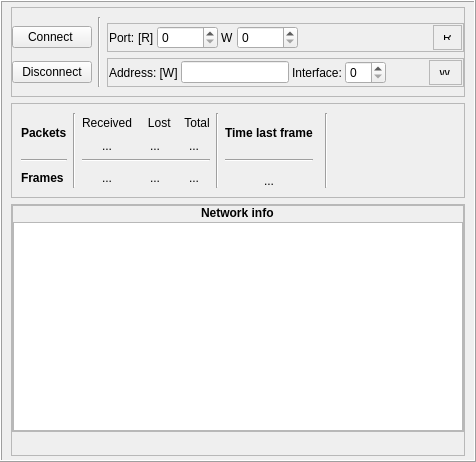
     <widget class="QWidget" name="tConnection">
      <attribute name="title">
       <string>Net.</string>
      </attribute>
      <layout class="QVBoxLayout" name="verticalLayout_6">
       <property name="spacing">
        <number>0</number>
       </property>
       <property name="leftMargin">
        <number>0</number>
       </property>
       <property name="topMargin">
        <number>0</number>
       </property>
       <property name="rightMargin">
        <number>0</number>
       </property>
       <property name="bottomMargin">
        <number>0</number>
       </property>
       <item>
        <widget class="QFrame" name="gbConnection">
         <property name="maximumSize">
          <size>
           <width>16777215</width>
           <height>16777215</height>
          </size>
         </property>
         <property name="frameShape">
          <enum>QFrame::Box</enum>
         </property>
         <property name="frameShadow">
          <enum>QFrame::Raised</enum>
         </property>
         <layout class="QGridLayout" name="gridLayout_4">
          <property name="topMargin">
           <number>5</number>
          </property>
          <property name="bottomMargin">
           <number>4</number>
          </property>
          <item row="2" column="0" colspan="4">
           <widget class="QFrame" name="frame_3">
            <property name="minimumSize">
             <size>
              <width>0</width>
              <height>0</height>
             </size>
            </property>
            <property name="frameShape">
             <enum>QFrame::StyledPanel</enum>
            </property>
            <property name="frameShadow">
             <enum>QFrame::Raised</enum>
            </property>
            <layout class="QGridLayout" name="gridLayout_13">
             <property name="leftMargin">
              <number>0</number>
             </property>
             <property name="rightMargin">
              <number>0</number>
             </property>
             <item row="0" column="1" rowspan="3">
              <widget class="Line" name="line_10">
               <property name="orientation">
                <enum>Qt::Vertical</enum>
               </property>
              </widget>
             </item>
             <item row="1" column="3">
              <widget class="QFrame" name="frame_16">
               <property name="frameShape">
                <enum>QFrame::StyledPanel</enum>
               </property>
               <property name="frameShadow">
                <enum>QFrame::Raised</enum>
               </property>
               <layout class="QHBoxLayout" name="horizontalLayout_6">
                <property name="spacing">
                 <number>3</number>
                </property>
                <property name="leftMargin">
                 <number>1</number>
                </property>
                <property name="topMargin">
                 <number>1</number>
                </property>
                <property name="rightMargin">
                 <number>1</number>
                </property>
                <property name="bottomMargin">
                 <number>1</number>
                </property>
                <item>
                 <widget class="QLabel" name="laPort">
                  <property name="text">
                   <string>Port:</string>
                  </property>
                 </widget>
                </item>
                <item>
                 <widget class="QLabel" name="laR">
                  <property name="text">
                   <string>[R]</string>
                  </property>
                 </widget>
                </item>
                <item>
                 <widget class="QSpinBox" name="sbReadingPort">
                  <property name="maximum">
                   <number>10000</number>
                  </property>
                  <property name="value">
                   <number>0</number>
                  </property>
                 </widget>
                </item>
                <item>
                 <widget class="QLabel" name="laW">
                  <property name="text">
                   <string>W</string>
                  </property>
                 </widget>
                </item>
                <item>
                 <widget class="QSpinBox" name="sbWritingPort">
                  <property name="maximum">
                   <number>10000</number>
                  </property>
                  <property name="value">
                   <number>0</number>
                  </property>
                 </widget>
                </item>
                <item>
                 <spacer name="horizontalSpacer_6">
                  <property name="orientation">
                   <enum>Qt::Horizontal</enum>
                  </property>
                  <property name="sizeHint" stdset="0">
                   <size>
                    <width>40</width>
                    <height>20</height>
                   </size>
                  </property>
                 </spacer>
                </item>
                <item alignment="Qt::AlignHCenter">
                 <widget class="QFrame" name="fStateR">
                  <property name="minimumSize">
                   <size>
                    <width>25</width>
                    <height>25</height>
                   </size>
                  </property>
                  <property name="maximumSize">
                   <size>
                    <width>16777215</width>
                    <height>25</height>
                   </size>
                  </property>
                  <property name="frameShape">
                   <enum>QFrame::StyledPanel</enum>
                  </property>
                  <property name="frameShadow">
                   <enum>QFrame::Raised</enum>
                  </property>
                  <layout class="QHBoxLayout" name="horizontalLayout_10">
                   <item alignment="Qt::AlignHCenter">
                    <widget class="QLabel" name="laR_2">
                     <property name="text">
                      <string>R</string>
                     </property>
                    </widget>
                   </item>
                  </layout>
                 </widget>
                </item>
               </layout>
              </widget>
             </item>
             <item row="1" column="0">
              <widget class="QPushButton" name="pbConnect">
               <property name="text">
                <string>Connect </string>
               </property>
              </widget>
             </item>
             <item row="2" column="3">
              <widget class="QFrame" name="frame_17">
               <property name="frameShape">
                <enum>QFrame::StyledPanel</enum>
               </property>
               <property name="frameShadow">
                <enum>QFrame::Raised</enum>
               </property>
               <layout class="QHBoxLayout" name="horizontalLayout_7">
                <property name="spacing">
                 <number>3</number>
                </property>
                <property name="leftMargin">
                 <number>1</number>
                </property>
                <property name="topMargin">
                 <number>1</number>
                </property>
                <property name="rightMargin">
                 <number>1</number>
                </property>
                <property name="bottomMargin">
                 <number>1</number>
                </property>
                <item>
                 <widget class="QLabel" name="laIp">
                  <property name="text">
                   <string>Address: [W]</string>
                  </property>
                 </widget>
                </item>
                <item>
                 <widget class="QLineEdit" name="leWAddress">
                  <property name="text">
                   <string/>
                  </property>
                 </widget>
                </item>
                <item>
                 <widget class="QLabel" name="laInterface">
                  <property name="text">
                   <string>Interface:</string>
                  </property>
                 </widget>
                </item>
                <item>
                 <widget class="QSpinBox" name="sbInterface"/>
                </item>
                <item>
                 <spacer name="horizontalSpacer_19">
                  <property name="orientation">
                   <enum>Qt::Horizontal</enum>
                  </property>
                  <property name="sizeHint" stdset="0">
                   <size>
                    <width>40</width>
                    <height>20</height>
                   </size>
                  </property>
                 </spacer>
                </item>
                <item alignment="Qt::AlignHCenter">
                 <widget class="QFrame" name="fStateW">
                  <property name="minimumSize">
                   <size>
                    <width>25</width>
                    <height>25</height>
                   </size>
                  </property>
                  <property name="maximumSize">
                   <size>
                    <width>16777215</width>
                    <height>25</height>
                   </size>
                  </property>
                  <property name="frameShape">
                   <enum>QFrame::StyledPanel</enum>
                  </property>
                  <property name="frameShadow">
                   <enum>QFrame::Raised</enum>
                  </property>
                  <layout class="QHBoxLayout" name="horizontalLayout_9">
                   <item>
                    <widget class="QLabel" name="label_63">
                     <property name="text">
                      <string>W</string>
                     </property>
                    </widget>
                   </item>
                  </layout>
                 </widget>
                </item>
               </layout>
              </widget>
             </item>
             <item row="2" column="0">
              <widget class="QPushButton" name="pbDisconnect">
               <property name="text">
                <string>Disconnect</string>
               </property>
              </widget>
             </item>
            </layout>
           </widget>
          </item>
          <item row="4" column="0" colspan="4">
           <widget class="QFrame" name="fPacketsAndTime">
            <property name="minimumSize">
             <size>
              <width>0</width>
              <height>0</height>
             </size>
            </property>
            <property name="frameShape">
             <enum>QFrame::StyledPanel</enum>
            </property>
            <property name="frameShadow">
             <enum>QFrame::Raised</enum>
            </property>
            <layout class="QGridLayout" name="gridLayout_5">
             <item row="0" column="10">
              <spacer name="horizontalSpacer_5">
               <property name="orientation">
                <enum>Qt::Horizontal</enum>
               </property>
               <property name="sizeHint" stdset="0">
                <size>
                 <width>40</width>
                 <height>20</height>
                </size>
               </property>
              </spacer>
             </item>
             <item row="0" column="2" alignment="Qt::AlignHCenter">
              <widget class="QLabel" name="label_23">
               <property name="minimumSize">
                <size>
                 <width>30</width>
                 <height>0</height>
                </size>
               </property>
               <property name="text">
                <string>Received</string>
               </property>
              </widget>
             </item>
             <item row="2" column="0">
              <widget class="Line" name="line_12">
               <property name="orientation">
                <enum>Qt::Horizontal</enum>
               </property>
              </widget>
             </item>
             <item row="1" column="2" alignment="Qt::AlignHCenter">
              <widget class="QLabel" name="laPR">
               <property name="text">
                <string>...</string>
               </property>
              </widget>
             </item>
             <item row="2" column="2" colspan="3">
              <widget class="Line" name="line">
               <property name="orientation">
                <enum>Qt::Horizontal</enum>
               </property>
              </widget>
             </item>
             <item row="1" column="4" alignment="Qt::AlignHCenter">
              <widget class="QLabel" name="laPTot">
               <property name="text">
                <string>...</string>
               </property>
              </widget>
             </item>
             <item row="0" column="3" alignment="Qt::AlignHCenter|Qt::AlignVCenter">
              <widget class="QLabel" name="label_32">
               <property name="minimumSize">
                <size>
                 <width>30</width>
                 <height>0</height>
                </size>
               </property>
               <property name="text">
                <string>   Lost</string>
               </property>
              </widget>
             </item>
             <item row="0" column="5" rowspan="5">
              <widget class="Line" name="line_6">
               <property name="orientation">
                <enum>Qt::Vertical</enum>
               </property>
              </widget>
             </item>
             <item row="0" column="1" rowspan="5">
              <widget class="Line" name="line_2">
               <property name="orientation">
                <enum>Qt::Vertical</enum>
               </property>
              </widget>
             </item>
             <item row="2" column="7">
              <widget class="Line" name="line_8">
               <property name="orientation">
                <enum>Qt::Horizontal</enum>
               </property>
              </widget>
             </item>
             <item row="0" column="8" rowspan="5">
              <widget class="Line" name="line_9">
               <property name="orientation">
                <enum>Qt::Vertical</enum>
               </property>
              </widget>
             </item>
             <item row="0" column="0" rowspan="2">
              <widget class="QLabel" name="label_21">
               <property name="text">
                <string>&lt;b&gt;Packets&lt;/b&gt;</string>
               </property>
              </widget>
             </item>
             <item row="0" column="4" alignment="Qt::AlignHCenter">
              <widget class="QLabel" name="label_35">
               <property name="minimumSize">
                <size>
                 <width>30</width>
                 <height>0</height>
                </size>
               </property>
               <property name="text">
                <string>  Total</string>
               </property>
              </widget>
             </item>
             <item row="1" column="3" alignment="Qt::AlignHCenter">
              <widget class="QLabel" name="laPL">
               <property name="text">
                <string>...</string>
               </property>
              </widget>
             </item>
             <item row="3" column="0" rowspan="2">
              <widget class="QLabel" name="label_61">
               <property name="text">
                <string>&lt;b&gt; Frames&lt;/b&gt;</string>
               </property>
              </widget>
             </item>
             <item row="4" column="6" alignment="Qt::AlignHCenter">
              <widget class="QLabel" name="laTTotal">
               <property name="text">
                <string>...</string>
               </property>
              </widget>
             </item>
             <item row="2" column="6">
              <widget class="Line" name="line_11">
               <property name="orientation">
                <enum>Qt::Horizontal</enum>
               </property>
              </widget>
             </item>
             <item row="3" column="2" rowspan="2" alignment="Qt::AlignHCenter">
              <widget class="QLabel" name="laFR">
               <property name="text">
                <string>...</string>
               </property>
              </widget>
             </item>
             <item row="3" column="3" rowspan="2" alignment="Qt::AlignHCenter">
              <widget class="QLabel" name="laFL">
               <property name="text">
                <string>...</string>
               </property>
              </widget>
             </item>
             <item row="3" column="4" rowspan="2" alignment="Qt::AlignHCenter">
              <widget class="QLabel" name="laFT">
               <property name="text">
                <string>...</string>
               </property>
              </widget>
             </item>
             <item row="0" column="6" rowspan="2">
              <widget class="QLabel" name="label_29">
               <property name="text">
                <string>&lt;html&gt;&lt;head/&gt;&lt;body&gt;&lt;p&gt;&lt;span style=&quot; font-weight:600;&quot;&gt;Time last frame&lt;/span&gt;&lt;/p&gt;&lt;/body&gt;&lt;/html&gt;</string>
               </property>
              </widget>
             </item>
            </layout>
           </widget>
          </item>
          <item row="5" column="0" colspan="4">
           <widget class="QFrame" name="frame_10">
            <property name="minimumSize">
             <size>
              <width>0</width>
              <height>30</height>
             </size>
            </property>
            <property name="maximumSize">
             <size>
              <width>16777215</width>
              <height>16777215</height>
             </size>
            </property>
            <property name="frameShape">
             <enum>QFrame::StyledPanel</enum>
            </property>
            <property name="frameShadow">
             <enum>QFrame::Raised</enum>
            </property>
            <layout class="QVBoxLayout" name="verticalLayout_7" stretch="10,1">
             <property name="spacing">
              <number>1</number>
             </property>
             <property name="leftMargin">
              <number>0</number>
             </property>
             <property name="topMargin">
              <number>0</number>
             </property>
             <property name="rightMargin">
              <number>0</number>
             </property>
             <property name="bottomMargin">
              <number>0</number>
             </property>
             <item>
              <widget class="QFrame" name="fNetworkInfo">
               <property name="minimumSize">
                <size>
                 <width>0</width>
                 <height>50</height>
                </size>
               </property>
               <property name="frameShape">
                <enum>QFrame::StyledPanel</enum>
               </property>
               <property name="frameShadow">
                <enum>QFrame::Raised</enum>
               </property>
               <layout class="QVBoxLayout" name="verticalLayout_3">
                <property name="spacing">
                 <number>2</number>
                </property>
                <property name="leftMargin">
                 <number>0</number>
                </property>
                <property name="topMargin">
                 <number>0</number>
                </property>
                <property name="rightMargin">
                 <number>0</number>
                </property>
                <property name="bottomMargin">
                 <number>0</number>
                </property>
                <item alignment="Qt::AlignHCenter">
                 <widget class="QLabel" name="label_51">
                  <property name="text">
                   <string>&lt;b&gt; Network info&lt;/b&gt;</string>
                  </property>
                 </widget>
                </item>
                <item>
                 <widget class="QTextEdit" name="teNetworkInfo">
                  <property name="readOnly">
                   <bool>true</bool>
                  </property>
                 </widget>
                </item>
               </layout>
              </widget>
             </item>
             <item>
              <spacer name="verticalSpacer_6">
               <property name="orientation">
                <enum>Qt::Vertical</enum>
               </property>
               <property name="sizeHint" stdset="0">
                <size>
                 <width>20</width>
                 <height>40</height>
                </size>
               </property>
              </spacer>
             </item>
            </layout>
           </widget>
          </item>
         </layout>
        </widget>
       </item>
      </layout>
     </widget>
